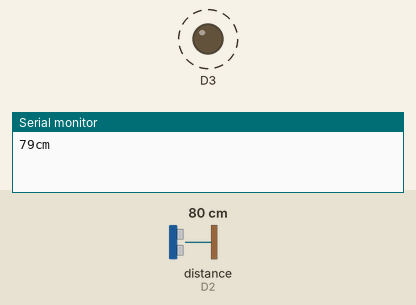
Recording of a sketch running on a simulated ESP8266 (NodeMCU). On the bench: output pins drawn as LEDs (lit = HIGH), the last lines printed to the serial monitor. Wiring (inferred from the names in the program): ultrasonic range finder: trigger D1; echo D2. Dashed ring = blinking. Inputs (shaded band) come from the test bench; at power-on: distance to the obstacle (sensor on D2) 80 cm. The echo pulse lasts 58.3 µs per cm; pins used as bus, display or sensor lines are not drawn.

Above: at 0.8 s.
2.4 s: distance to the obstacle (sensor on D2) set to 2 cm
At 2.4 s:
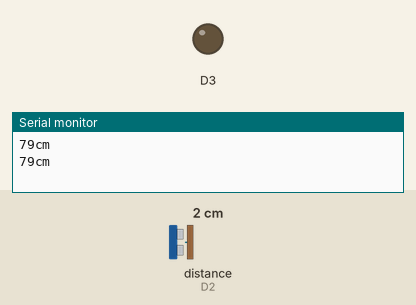
4.6 s: distance to the obstacle (sensor on D2) set to 4 cm
At 4.82 s:
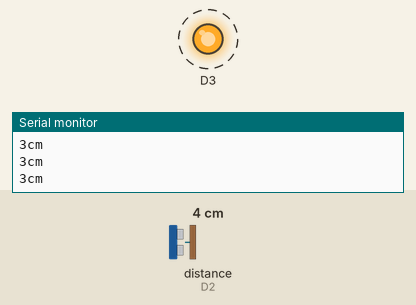
Timing chart, 0 to 14.1 s (numbered marks = the images above; inputs shaded):
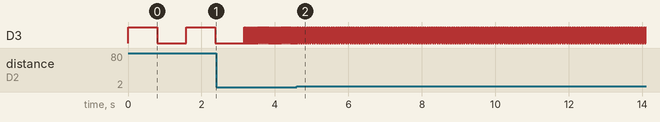

Measured:
- after the input at 4.6 s, D3: alternates HIGH for 0.03 s and LOW for 0.03 s, starting after 0.08 s
- by itself, D3: alternates HIGH for 0.79 s and LOW for 0.80 s

The sketch:

sketch_jul02i.ino
```cpp
int trig = D1;
int echo=D2;
void setup() {
  // put your setup code here, to run once:
  Serial.begin(9600);
  pinMode(trig,OUTPUT);
  pinMode(echo,INPUT);
  pinMode(D3, OUTPUT);
}

void loop() {
  digitalWrite(trig, HIGH);
  delayMicroseconds(10);
  digitalWrite(trig,LOW);
  // put your main code here, to run repeatedly:
int distance = pulseIn(echo, HIGH)*17/1000;  //echo 가 high가 될떄까지의 시간계산
Serial.print(distance);
Serial.println("cm");

int Time = map(distance, 0, 400, 0, 4000);
digitalWrite(D3,HIGH);
delay(Time);
digitalWrite(D3,LOW);
delay(Time);
}
```
